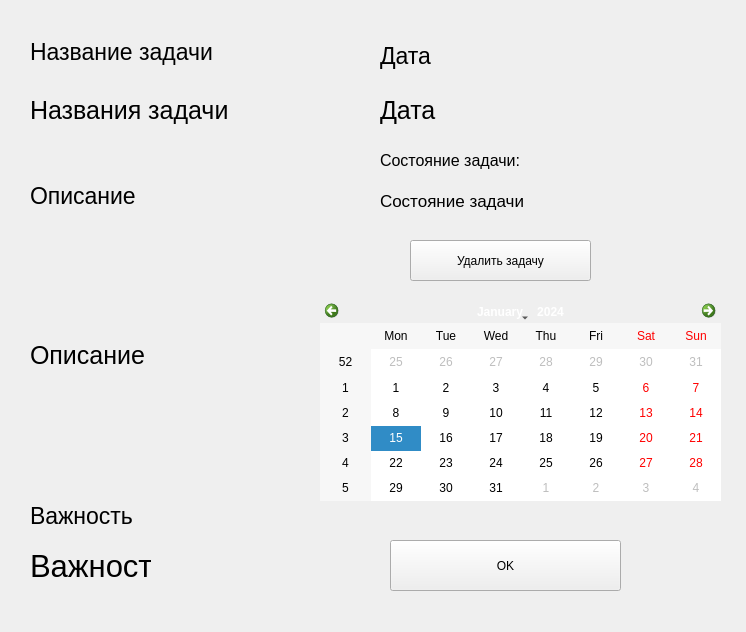
<?xml version="1.0" encoding="UTF-8"?>
<ui version="4.0">
 <class>About</class>
 <widget class="QWidget" name="About">
  <property name="geometry">
   <rect>
    <x>0</x>
    <y>0</y>
    <width>746</width>
    <height>632</height>
   </rect>
  </property>
  <property name="windowTitle">
   <string>Form</string>
  </property>
  <widget class="QLabel" name="name1">
   <property name="geometry">
    <rect>
     <x>30</x>
     <y>80</y>
     <width>241</width>
     <height>61</height>
    </rect>
   </property>
   <property name="font">
    <font>
     <pointsize>19</pointsize>
    </font>
   </property>
   <property name="text">
    <string>Названия задачи</string>
   </property>
   <property name="textFormat">
    <enum>Qt::PlainText</enum>
   </property>
  </widget>
  <widget class="QLabel" name="description">
   <property name="geometry">
    <rect>
     <x>30</x>
     <y>230</y>
     <width>281</width>
     <height>251</height>
    </rect>
   </property>
   <property name="font">
    <font>
     <pointsize>19</pointsize>
    </font>
   </property>
   <property name="text">
    <string>Описание</string>
   </property>
  </widget>
  <widget class="QCalendarWidget" name="calendarWidget">
   <property name="geometry">
    <rect>
     <x>320</x>
     <y>300</y>
     <width>401</width>
     <height>201</height>
    </rect>
   </property>
   <property name="styleSheet">
    <string notr="true">border-color: rgb(193, 129, 193);
font: 11pt &quot;Mongolian Baiti&quot;;
</string>
   </property>
  </widget>
  <widget class="QLabel" name="dedline">
   <property name="geometry">
    <rect>
     <x>380</x>
     <y>80</y>
     <width>301</width>
     <height>61</height>
    </rect>
   </property>
   <property name="font">
    <font>
     <pointsize>19</pointsize>
    </font>
   </property>
   <property name="text">
    <string>Дата</string>
   </property>
  </widget>
  <widget class="QLabel" name="importance">
   <property name="geometry">
    <rect>
     <x>30</x>
     <y>540</y>
     <width>121</width>
     <height>51</height>
    </rect>
   </property>
   <property name="font">
    <font>
     <pointsize>23</pointsize>
    </font>
   </property>
   <property name="text">
    <string>Важность</string>
   </property>
  </widget>
  <widget class="QLabel" name="label">
   <property name="geometry">
    <rect>
     <x>30</x>
     <y>500</y>
     <width>161</width>
     <height>31</height>
    </rect>
   </property>
   <property name="font">
    <font>
     <pointsize>17</pointsize>
    </font>
   </property>
   <property name="text">
    <string>Важность</string>
   </property>
  </widget>
  <widget class="QLabel" name="label_2">
   <property name="geometry">
    <rect>
     <x>30</x>
     <y>180</y>
     <width>221</width>
     <height>31</height>
    </rect>
   </property>
   <property name="font">
    <font>
     <pointsize>17</pointsize>
    </font>
   </property>
   <property name="text">
    <string>Описание</string>
   </property>
  </widget>
  <widget class="QLabel" name="label_3">
   <property name="geometry">
    <rect>
     <x>30</x>
     <y>36</y>
     <width>241</width>
     <height>31</height>
    </rect>
   </property>
   <property name="font">
    <font>
     <pointsize>17</pointsize>
    </font>
   </property>
   <property name="text">
    <string>Название задачи</string>
   </property>
  </widget>
  <widget class="QLabel" name="label_4">
   <property name="geometry">
    <rect>
     <x>380</x>
     <y>40</y>
     <width>101</width>
     <height>31</height>
    </rect>
   </property>
   <property name="font">
    <font>
     <pointsize>17</pointsize>
    </font>
   </property>
   <property name="text">
    <string>Дата</string>
   </property>
  </widget>
  <widget class="QPushButton" name="ok">
   <property name="geometry">
    <rect>
     <x>390</x>
     <y>540</y>
     <width>231</width>
     <height>51</height>
    </rect>
   </property>
   <property name="text">
    <string>OK</string>
   </property>
  </widget>
  <widget class="QPushButton" name="delete_2">
   <property name="geometry">
    <rect>
     <x>410</x>
     <y>240</y>
     <width>181</width>
     <height>41</height>
    </rect>
   </property>
   <property name="text">
    <string>Удалить задачу</string>
   </property>
  </widget>
  <widget class="QLabel" name="label_5">
   <property name="geometry">
    <rect>
     <x>380</x>
     <y>150</y>
     <width>151</width>
     <height>20</height>
    </rect>
   </property>
   <property name="font">
    <font>
     <pointsize>12</pointsize>
    </font>
   </property>
   <property name="text">
    <string>Состояние задачи:</string>
   </property>
  </widget>
  <widget class="QLabel" name="closedd">
   <property name="geometry">
    <rect>
     <x>380</x>
     <y>180</y>
     <width>231</width>
     <height>41</height>
    </rect>
   </property>
   <property name="font">
    <font>
     <pointsize>13</pointsize>
    </font>
   </property>
   <property name="text">
    <string>Состояние задачи</string>
   </property>
  </widget>
 </widget>
 <resources/>
 <connections/>
</ui>
